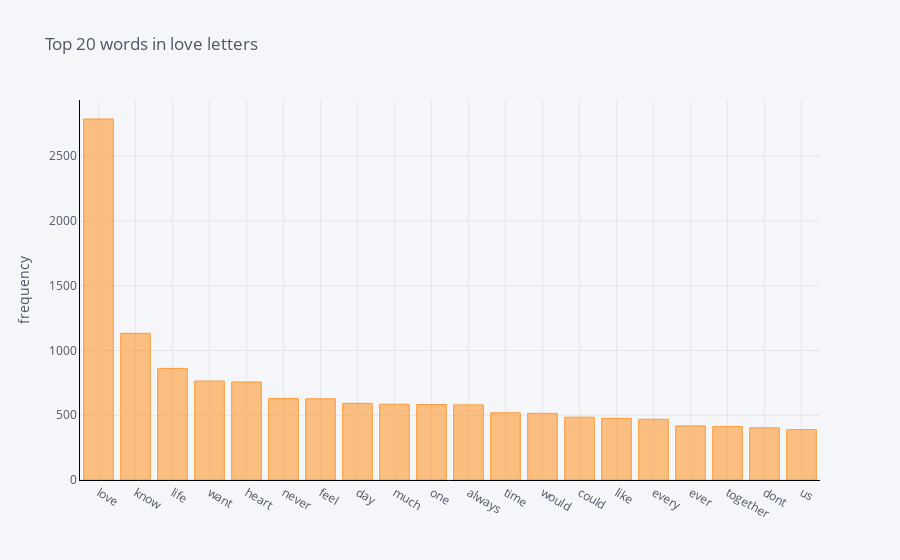

This figure's notebook cell:
### Code cell
onlylove_words = get_top_n_words(clean_onlylove['text'])
df_onlylove_words = pd.DataFrame(onlylove_words,columns=('text','frequency'))
df_onlylove_words

list_onlylove = df_onlylove_words[:20]
df = pd.DataFrame(list_onlylove, columns=('text','frequency'))
df.groupby('text').sum()['frequency'].sort_values(ascending=False).iplot(
    kind='bar', yTitle='frequency', linecolor='black', title='Top 20 words in love letters')

print(list_onlylove)

### Figure 1 — Plotly figure (JSON) as saved in the notebook; plotly's stock layout.template omitted (floating-point values rounded to 4 significant figures)
{"data": [{"marker": {"color": "rgba(255, 153, 51, 0.6)", "line": {"color": "rgba(255, 153, 51, 1.0)", "width": 1}}, "name": "frequency", "orientation": "v", "text": "", "type": "bar", "x": ["love", "know", "life", "want", "heart", "never", "feel", "day", "much", "one", "always", "time", "would", "could", "like", "every", "ever", "together", "dont", "us"], "y": [2788, 1133, 862, 764, 757, 630, 627, 592, 585, 583, 580, 519, 515, 485, 476, 469, 418, 412, 403, 389]}], "layout": {"legend": {"bgcolor": "#F5F6F9", "font": {"color": "#4D5663"}}, "paper_bgcolor": "#F5F6F9", "plot_bgcolor": "#F5F6F9", "title": {"font": {"color": "#4D5663"}, "text": "Top 20 words in love letters"}, "xaxis": {"gridcolor": "#E1E5ED", "linecolor": "black", "showgrid": true, "tickfont": {"color": "#4D5663"}, "title": {"font": {"color": "#4D5663"}, "text": ""}, "zerolinecolor": "#E1E5ED"}, "yaxis": {"gridcolor": "#E1E5ED", "linecolor": "black", "showgrid": true, "tickfont": {"color": "#4D5663"}, "title": {"font": {"color": "#4D5663"}, "text": "frequency"}, "zerolinecolor": "#E1E5ED"}}}
